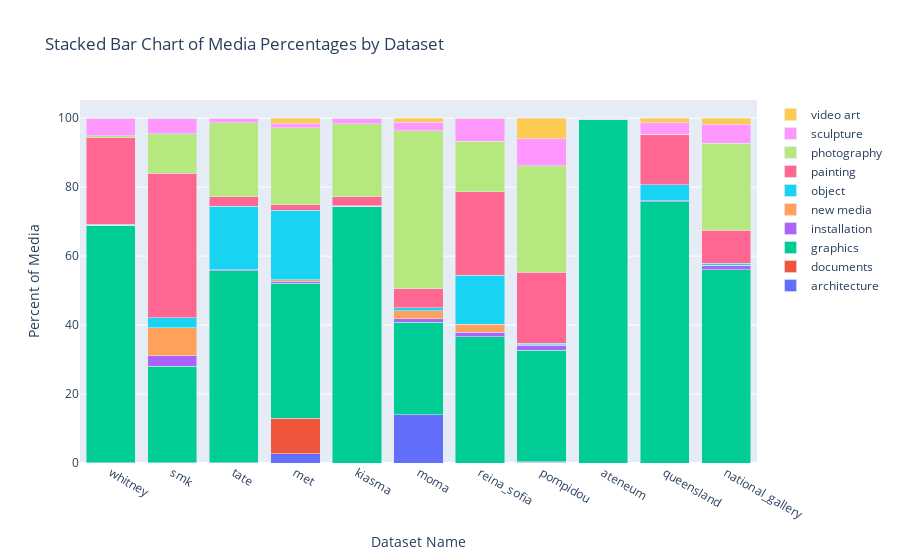

The notebook cell saved with this chart:
### Code cell
plot_medium_bar(museums_data,museum_names)

### Figure 1 — Plotly figure (JSON) as saved in the notebook; plotly's stock layout.template omitted (floating-point values rounded to 4 significant figures)
{"data": [{"name": "architecture", "type": "bar", "x": ["ateneum", "kiasma", "met", "moma", "national_gallery", "pompidou", "queensland", "reina_sofia", "smk", "tate", "whitney"], "y": [0, 0, 0.003325, 2.752, 0, 13.97, 0, 0.1515, 0, 0, 0]}, {"name": "documents", "type": "bar", "x": ["ateneum", "kiasma", "met", "moma", "national_gallery", "pompidou", "queensland", "reina_sofia", "smk", "tate", "whitney"], "y": [0.005224, 0.07699, 0.04821, 10.26, 0, 0, 0, 0.1414, 0, 0, 0]}, {"name": "graphics", "type": "bar", "x": ["ateneum", "kiasma", "met", "moma", "national_gallery", "pompidou", "queensland", "reina_sofia", "smk", "tate", "whitney"], "y": [68.74, 28.0, 55.71, 39.13, 74.47, 26.82, 36.55, 32.43, 99.74, 75.73, 56.06]}, {"name": "installation", "type": "bar", "x": ["ateneum", "kiasma", "met", "moma", "national_gallery", "pompidou", "queensland", "reina_sofia", "smk", "tate", "whitney"], "y": [0.06269, 3.095, 0.2402, 0.5887, 0, 1.104, 1.422, 1.434, 0, 0.2491, 1.088]}, {"name": "new media", "type": "bar", "x": ["ateneum", "kiasma", "met", "moma", "national_gallery", "pompidou", "queensland", "reina_sofia", "smk", "tate", "whitney"], "y": [0.1097, 7.992, 0.0008312, 0.3958, 0.04507, 2.188, 2.319, 0.09089, 0, 0.09101, 0.2623]}, {"name": "object", "type": "bar", "x": ["ateneum", "kiasma", "met", "moma", "national_gallery", "pompidou", "queensland", "reina_sofia", "smk", "tate", "whitney"], "y": [0.2978, 3.018, 18.39, 20.21, 0.1048, 0.9718, 14.14, 0.4948, 0.2073, 4.69, 0.4436]}, {"name": "painting", "type": "bar", "x": ["ateneum", "kiasma", "met", "moma", "national_gallery", "pompidou", "queensland", "reina_sofia", "smk", "tate", "whitney"], "y": [25.18, 41.92, 2.788, 1.616, 2.642, 5.434, 24.17, 20.63, 0.007147, 14.56, 9.71]}, {"name": "photography", "type": "bar", "x": ["ateneum", "kiasma", "met", "moma", "national_gallery", "pompidou", "queensland", "reina_sofia", "smk", "tate", "whitney"], "y": [0.4858, 11.41, 21.56, 22.24, 21.08, 45.9, 14.76, 30.88, 0.04646, 0, 25.17]}, {"name": "sculpture", "type": "bar", "x": ["ateneum", "kiasma", "met", "moma", "national_gallery", "pompidou", "queensland", "reina_sofia", "smk", "tate", "whitney"], "y": [5.125, 4.481, 1.268, 1.159, 1.659, 2.397, 6.488, 7.766, 0, 3.411, 5.54]}, {"name": "video art", "type": "bar", "x": ["ateneum", "kiasma", "met", "moma", "national_gallery", "pompidou", "queensland", "reina_sofia", "smk", "tate", "whitney"], "y": [0, 0.0154, 0, 1.649, 0, 1.212, 0.1404, 5.979, 0, 1.269, 1.724]}], "layout": {"barmode": "stack", "title": {"text": "Stacked Bar Chart of Media Percentages by Dataset"}, "xaxis": {"tickmode": "array", "ticktext": ["whitney", "smk", "tate", "met", "kiasma", "moma", "reina_sofia", "pompidou", "ateneum", "queensland", "national_gallery"], "tickvals": [0, 1, 2, 3, 4, 5, 6, 7, 8, 9, 10], "title": {"text": "Dataset Name"}}, "yaxis": {"title": {"text": "Percent of Media"}}}}
